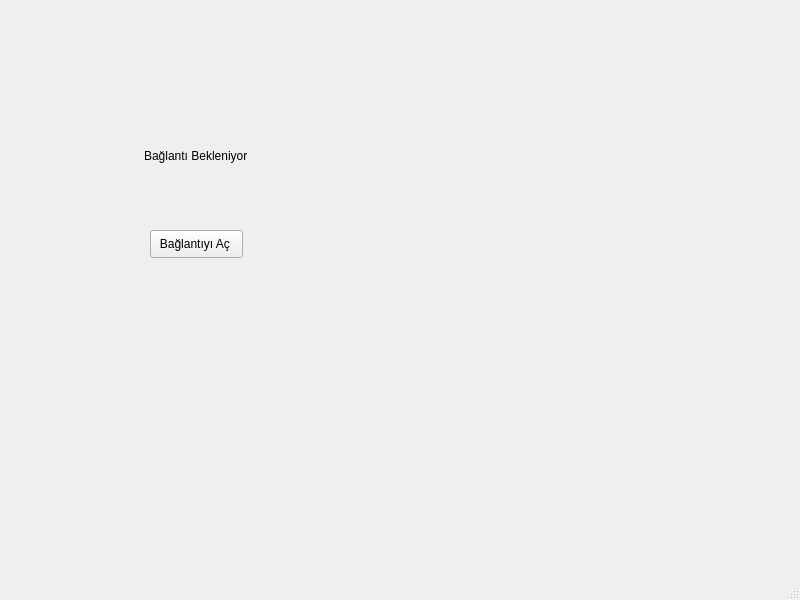
<?xml version="1.0" encoding="UTF-8"?>
<ui version="4.0">
 <class>MainWindow</class>
 <widget class="QMainWindow" name="MainWindow">
  <property name="geometry">
   <rect>
    <x>0</x>
    <y>0</y>
    <width>800</width>
    <height>600</height>
   </rect>
  </property>
  <property name="windowTitle">
   <string>MainWindow</string>
  </property>
  <widget class="QWidget" name="centralwidget">
   <widget class="QLabel" name="label">
    <property name="geometry">
     <rect>
      <x>144</x>
      <y>140</y>
      <width>231</width>
      <height>31</height>
     </rect>
    </property>
    <property name="text">
     <string>Bağlantı Bekleniyor</string>
    </property>
   </widget>
   <widget class="QPushButton" name="pushButton">
    <property name="geometry">
     <rect>
      <x>150</x>
      <y>230</y>
      <width>93</width>
      <height>28</height>
     </rect>
    </property>
    <property name="text">
     <string>Bağlantıyı Aç </string>
    </property>
   </widget>
  </widget>
  <widget class="QMenuBar" name="menubar">
   <property name="geometry">
    <rect>
     <x>0</x>
     <y>0</y>
     <width>800</width>
     <height>26</height>
    </rect>
   </property>
  </widget>
  <widget class="QStatusBar" name="statusbar"/>
 </widget>
 <resources/>
 <connections/>
</ui>
